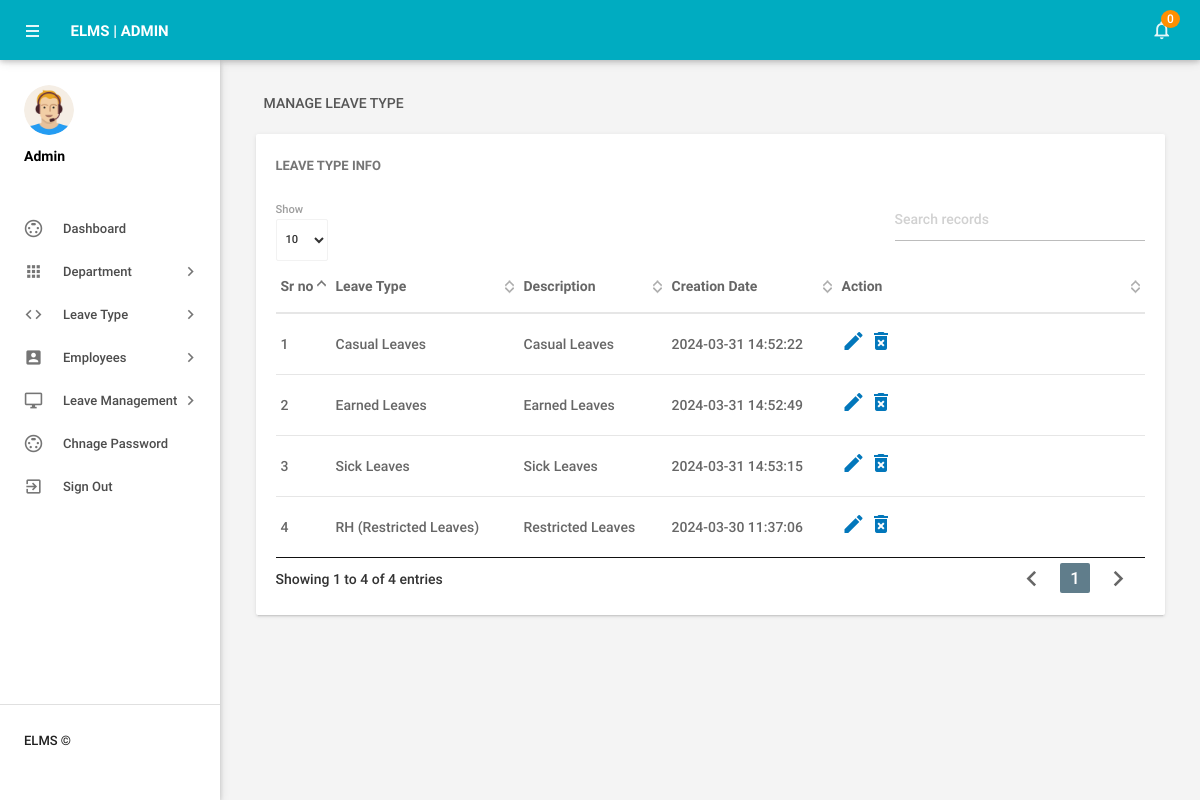
Screenshot of /elms/admin/manageleavetype.php (signed in) with the database file from the repository.
### tables this page shows
CREATE TABLE `tblleavetype` (
  `id` int(11) NOT NULL,
  `LeaveType` varchar(200) DEFAULT NULL,
  `Description` mediumtext DEFAULT NULL,
  `CreationDate` timestamp NOT NULL DEFAULT current_timestamp()
);

### elms/admin/manageleavetype.php (the view, shortened to what this page needs)
<?php
include('includes/config.php');
if (strlen($_SESSION['alogin']) == 0) {
    header('location:index.php');
} else {
?>
    <!DOCTYPE html>
    <html lang="en">
    <head>
        <link type="text/css" rel="stylesheet" href="../assets/plugins/materialize/css/materialize.min.css" />
        <link href="../assets/plugins/material-preloader/css/materialPreloader.min.css" rel="stylesheet">
        <link href="../assets/plugins/datatables/css/jquery.dataTables.min.css" rel="stylesheet">
        <link href="../assets/css/alpha.min.css" rel="stylesheet" type="text/css" />
        <link href="../assets/css/custom.css" rel="stylesheet" type="text/css" />
        <link rel="stylesheet" href="sweetalert2.min.css">
    </head>
    <body>
        <?php include('includes/header.php'); ?>
        <?php include('includes/sidebar.php'); ?>
        <main class="mn-inner">
            <div class="row">
                <div class="col s12">
                    <div class="page-title">Manage Leave Type</div>
                </div>
                <div class="col s12 m12 l12">
                    <div class="card">
                        <div class="card-content">
                            <span class="card-title">Leave Type Info</span>
                            <table id="example" class="display responsive-table ">
                                <thead>
                                    <tr>
                                        <th>Sr no</th>
                                        <th>Leave Type</th>
                                        <th>Description</th>
                                        <th>Creation Date</th>
                                        <th>Action</th>
                                    </tr>
                                </thead>
                                <tbody>
                                    <?php $sql = "SELECT * from tblleavetype";
                                    $query = $dbh->prepare($sql);
                                    $query->execute();
                                    $results = $query->fetchAll(PDO::FETCH_OBJ);
                                    $cnt = 1;
                                    if ($query->rowCount() > 0) {
                                        foreach ($results as $result) {               ?>
                                            <tr>
                                                <td> <?php echo htmlentities($cnt); ?></td>
                                                <td><?php echo htmlentities($result->LeaveType); ?></td>
                                                <td><?php echo htmlentities($result->Description); ?></td>
                                                <td><?php echo htmlentities($result->CreationDate); ?></td>
                                                <td><a href="editleavetype.php?lid=<?php echo htmlentities($result->id); ?>"><i class="material-icons">mode_edit</i></a>
                                                    <a onclick="myFun(<?php echo $result->id;?>, 'manageleavetype.php?del=');"> <i class="material-icons">delete_forever</i></a>
                                                </td>
                                            </tr>
                                    <?php $cnt++;
                                        }
                                    } ?>
                                </tbody>
                            </table>
                        </div>
                    </div>
                </div>
            </div>
        </main>
        </div>
        <div class="left-sidebar-hover"></div>
    </body>
    </html>
<?php } ?>

### rows the page displays
tblleavetype: LeaveType "Casual Leaves", Description "Casual Leaves", CreationDate "2024-03-31 14:52:22"
tblleavetype: LeaveType "Earned Leaves", Description "Earned Leaves", CreationDate "2024-03-31 14:52:49"
tblleavetype: LeaveType "Sick Leaves", Description "Sick Leaves", CreationDate "2024-03-31 14:53:15"
tblleavetype: LeaveType "RH (Restricted Leaves)", Description "Restricted Leaves", CreationDate "2024-03-30 11:37:06"

### other values shown
$unreadcount "0"
